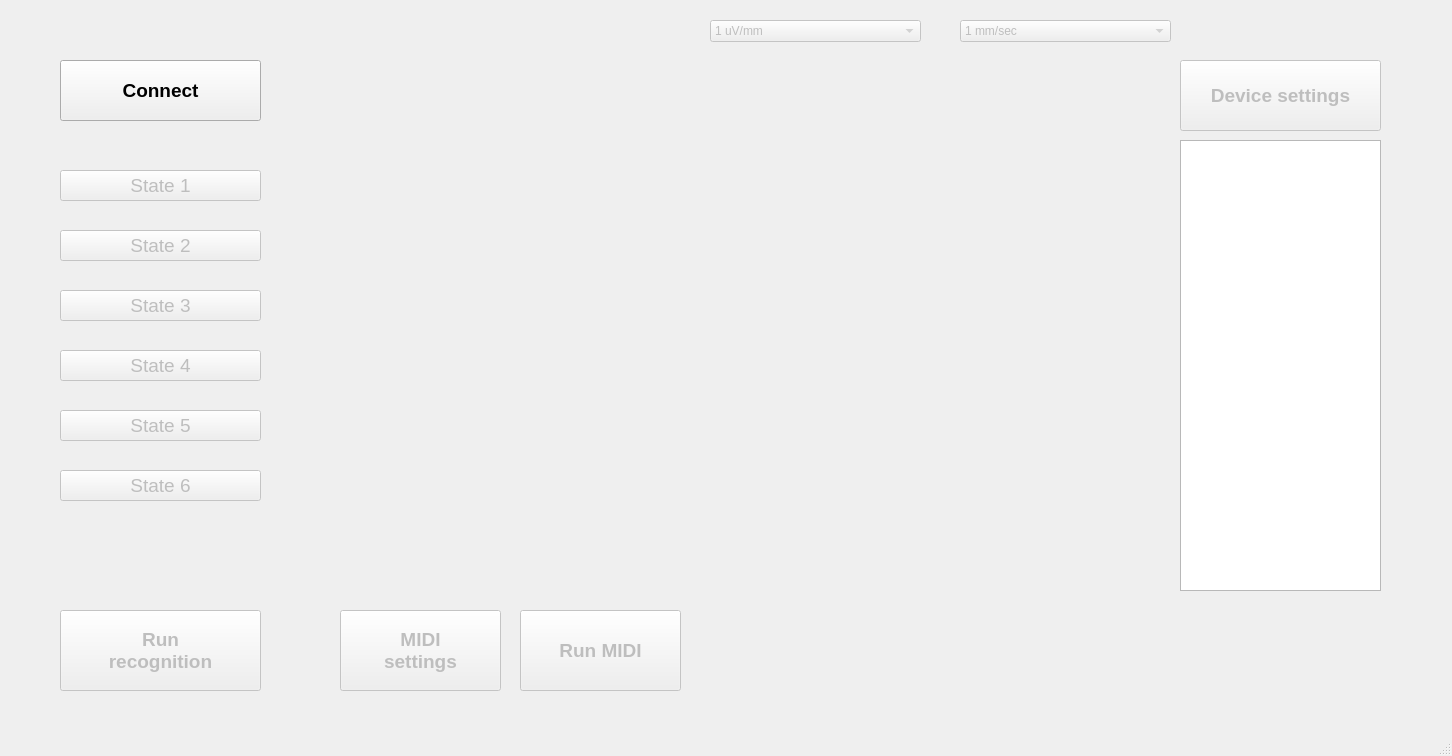
<?xml version="1.0" encoding="UTF-8"?>
<ui version="4.0">
 <class>MainWindow</class>
 <widget class="QMainWindow" name="MainWindow">
  <property name="geometry">
   <rect>
    <x>0</x>
    <y>0</y>
    <width>1452</width>
    <height>756</height>
   </rect>
  </property>
  <property name="font">
   <font>
    <family>Arial</family>
    <pointsize>8</pointsize>
   </font>
  </property>
  <property name="windowTitle">
   <string>Neurotrone music</string>
  </property>
  <widget class="QWidget" name="centralwidget">
   <widget class="QPushButton" name="connectButton">
    <property name="geometry">
     <rect>
      <x>60</x>
      <y>60</y>
      <width>201</width>
      <height>61</height>
     </rect>
    </property>
    <property name="font">
     <font>
      <family>Arial</family>
      <pointsize>14</pointsize>
      <weight>75</weight>
      <bold>true</bold>
     </font>
    </property>
    <property name="text">
     <string>Connect</string>
    </property>
   </widget>
   <widget class="QPushButton" name="state_1">
    <property name="enabled">
     <bool>false</bool>
    </property>
    <property name="geometry">
     <rect>
      <x>60</x>
      <y>170</y>
      <width>201</width>
      <height>31</height>
     </rect>
    </property>
    <property name="font">
     <font>
      <family>Arial</family>
      <pointsize>14</pointsize>
      <weight>50</weight>
      <bold>false</bold>
     </font>
    </property>
    <property name="text">
     <string>State 1</string>
    </property>
    <property name="checkable">
     <bool>false</bool>
    </property>
   </widget>
   <widget class="QPushButton" name="state_2">
    <property name="enabled">
     <bool>false</bool>
    </property>
    <property name="geometry">
     <rect>
      <x>60</x>
      <y>230</y>
      <width>201</width>
      <height>31</height>
     </rect>
    </property>
    <property name="font">
     <font>
      <family>Arial</family>
      <pointsize>14</pointsize>
      <weight>50</weight>
      <bold>false</bold>
     </font>
    </property>
    <property name="text">
     <string>State 2</string>
    </property>
   </widget>
   <widget class="QPushButton" name="state_3">
    <property name="enabled">
     <bool>false</bool>
    </property>
    <property name="geometry">
     <rect>
      <x>60</x>
      <y>290</y>
      <width>201</width>
      <height>31</height>
     </rect>
    </property>
    <property name="font">
     <font>
      <family>Arial</family>
      <pointsize>14</pointsize>
      <weight>50</weight>
      <bold>false</bold>
     </font>
    </property>
    <property name="text">
     <string>State 3</string>
    </property>
   </widget>
   <widget class="QPushButton" name="state_4">
    <property name="enabled">
     <bool>false</bool>
    </property>
    <property name="geometry">
     <rect>
      <x>60</x>
      <y>350</y>
      <width>201</width>
      <height>31</height>
     </rect>
    </property>
    <property name="font">
     <font>
      <family>Arial</family>
      <pointsize>14</pointsize>
      <weight>50</weight>
      <bold>false</bold>
     </font>
    </property>
    <property name="text">
     <string>State 4</string>
    </property>
   </widget>
   <widget class="QPushButton" name="state_5">
    <property name="enabled">
     <bool>false</bool>
    </property>
    <property name="geometry">
     <rect>
      <x>60</x>
      <y>410</y>
      <width>201</width>
      <height>31</height>
     </rect>
    </property>
    <property name="font">
     <font>
      <family>Arial</family>
      <pointsize>14</pointsize>
      <weight>50</weight>
      <bold>false</bold>
     </font>
    </property>
    <property name="text">
     <string>State 5</string>
    </property>
   </widget>
   <widget class="QPushButton" name="state_6">
    <property name="enabled">
     <bool>false</bool>
    </property>
    <property name="geometry">
     <rect>
      <x>60</x>
      <y>470</y>
      <width>201</width>
      <height>31</height>
     </rect>
    </property>
    <property name="font">
     <font>
      <family>Arial</family>
      <pointsize>14</pointsize>
      <weight>50</weight>
      <bold>false</bold>
     </font>
    </property>
    <property name="text">
     <string>State 6</string>
    </property>
   </widget>
   <widget class="QPushButton" name="runRecognitionButton">
    <property name="enabled">
     <bool>false</bool>
    </property>
    <property name="geometry">
     <rect>
      <x>60</x>
      <y>610</y>
      <width>201</width>
      <height>81</height>
     </rect>
    </property>
    <property name="font">
     <font>
      <family>Arial</family>
      <pointsize>14</pointsize>
      <weight>75</weight>
      <bold>true</bold>
     </font>
    </property>
    <property name="text">
     <string>Run
recognition</string>
    </property>
   </widget>
   <widget class="QPushButton" name="midiSettButton">
    <property name="enabled">
     <bool>false</bool>
    </property>
    <property name="geometry">
     <rect>
      <x>340</x>
      <y>610</y>
      <width>161</width>
      <height>81</height>
     </rect>
    </property>
    <property name="font">
     <font>
      <family>Arial</family>
      <pointsize>14</pointsize>
      <weight>75</weight>
      <bold>true</bold>
     </font>
    </property>
    <property name="text">
     <string>MIDI
settings</string>
    </property>
   </widget>
   <widget class="QPushButton" name="runMidiButtom">
    <property name="enabled">
     <bool>false</bool>
    </property>
    <property name="geometry">
     <rect>
      <x>520</x>
      <y>610</y>
      <width>161</width>
      <height>81</height>
     </rect>
    </property>
    <property name="font">
     <font>
      <family>Arial</family>
      <pointsize>14</pointsize>
      <weight>75</weight>
      <bold>true</bold>
     </font>
    </property>
    <property name="text">
     <string>Run MIDI</string>
    </property>
   </widget>
   <widget class="QTextEdit" name="textEdit_3">
    <property name="geometry">
     <rect>
      <x>1180</x>
      <y>140</y>
      <width>201</width>
      <height>451</height>
     </rect>
    </property>
   </widget>
   <widget class="QPushButton" name="devSettButton">
    <property name="enabled">
     <bool>false</bool>
    </property>
    <property name="geometry">
     <rect>
      <x>1180</x>
      <y>60</y>
      <width>201</width>
      <height>71</height>
     </rect>
    </property>
    <property name="font">
     <font>
      <family>Arial</family>
      <pointsize>14</pointsize>
      <weight>75</weight>
      <bold>true</bold>
     </font>
    </property>
    <property name="text">
     <string>Device settings</string>
    </property>
   </widget>
   <widget class="QWidget" name="verticalLayoutWidget">
    <property name="geometry">
     <rect>
      <x>280</x>
      <y>60</y>
      <width>891</width>
      <height>531</height>
     </rect>
    </property>
    <layout class="QVBoxLayout" name="graph_layout"/>
   </widget>
   <widget class="QComboBox" name="y_scale_combo_box">
    <property name="enabled">
     <bool>false</bool>
    </property>
    <property name="geometry">
     <rect>
      <x>710</x>
      <y>20</y>
      <width>211</width>
      <height>22</height>
     </rect>
    </property>
    <property name="font">
     <font>
      <family>Arial</family>
      <pointsize>9</pointsize>
     </font>
    </property>
    <property name="currentText">
     <string>1 uV/mm</string>
    </property>
    <item>
     <property name="text">
      <string>1 uV/mm</string>
     </property>
    </item>
    <item>
     <property name="text">
      <string>2 uV/mm</string>
     </property>
    </item>
    <item>
     <property name="text">
      <string>5 uV/mm</string>
     </property>
    </item>
    <item>
     <property name="text">
      <string>7 uV/mm</string>
     </property>
    </item>
    <item>
     <property name="text">
      <string>10 uV/mm</string>
     </property>
    </item>
    <item>
     <property name="text">
      <string>15 uV/mm</string>
     </property>
    </item>
    <item>
     <property name="text">
      <string>20 uV/mm</string>
     </property>
    </item>
    <item>
     <property name="text">
      <string>25 uV/mm</string>
     </property>
    </item>
    <item>
     <property name="text">
      <string>30 uV/mm</string>
     </property>
    </item>
    <item>
     <property name="text">
      <string>60 uV/mm</string>
     </property>
    </item>
    <item>
     <property name="text">
      <string>65 uV/mm</string>
     </property>
    </item>
    <item>
     <property name="text">
      <string>70 uV/mm</string>
     </property>
    </item>
    <item>
     <property name="text">
      <string>100 uV/mm</string>
     </property>
    </item>
    <item>
     <property name="text">
      <string>125 uV/mm</string>
     </property>
    </item>
    <item>
     <property name="text">
      <string>200 uV/mm</string>
     </property>
    </item>
    <item>
     <property name="text">
      <string>350 uV/mm</string>
     </property>
    </item>
    <item>
     <property name="text">
      <string>500 uV/mm</string>
     </property>
    </item>
    <item>
     <property name="text">
      <string>750 uV/mm</string>
     </property>
    </item>
    <item>
     <property name="text">
      <string>1000 uV/mm</string>
     </property>
    </item>
   </widget>
   <widget class="QComboBox" name="x_scale_combo_box">
    <property name="enabled">
     <bool>false</bool>
    </property>
    <property name="geometry">
     <rect>
      <x>960</x>
      <y>20</y>
      <width>211</width>
      <height>22</height>
     </rect>
    </property>
    <property name="font">
     <font>
      <family>Arial</family>
      <pointsize>9</pointsize>
     </font>
    </property>
    <item>
     <property name="text">
      <string>1 mm/sec</string>
     </property>
    </item>
    <item>
     <property name="text">
      <string>2 mm/sec</string>
     </property>
    </item>
    <item>
     <property name="text">
      <string>5 mm/sec</string>
     </property>
    </item>
    <item>
     <property name="text">
      <string>7 mm/sec</string>
     </property>
    </item>
    <item>
     <property name="text">
      <string>10 mm/sec</string>
     </property>
    </item>
    <item>
     <property name="text">
      <string>15 mm/sec</string>
     </property>
    </item>
    <item>
     <property name="text">
      <string>20 mm/sec</string>
     </property>
    </item>
    <item>
     <property name="text">
      <string>25 mm/sec</string>
     </property>
    </item>
    <item>
     <property name="text">
      <string>30 mm/sec</string>
     </property>
    </item>
    <item>
     <property name="text">
      <string>60 mm/sec</string>
     </property>
    </item>
    <item>
     <property name="text">
      <string>65 mm/sec</string>
     </property>
    </item>
    <item>
     <property name="text">
      <string>70 mm/sec</string>
     </property>
    </item>
    <item>
     <property name="text">
      <string>100 mm/sec</string>
     </property>
    </item>
    <item>
     <property name="text">
      <string>150 mm/sec</string>
     </property>
    </item>
   </widget>
  </widget>
  <widget class="QStatusBar" name="statusbar"/>
 </widget>
 <resources/>
 <connections/>
</ui>
